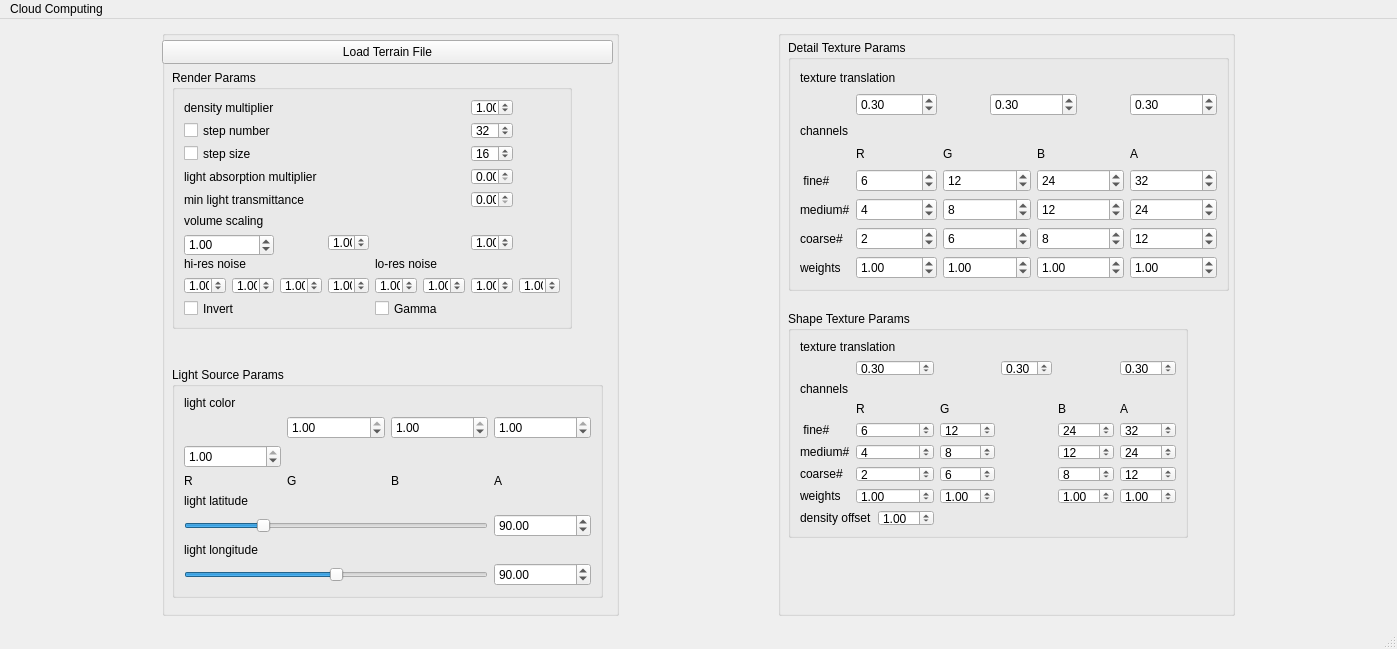
<?xml version="1.0" encoding="UTF-8"?>
<ui version="4.0">
 <class>MainWindow</class>
 <widget class="QMainWindow" name="MainWindow">
  <property name="geometry">
   <rect>
    <x>0</x>
    <y>0</y>
    <width>1397</width>
    <height>649</height>
   </rect>
  </property>
  <property name="windowTitle">
   <string>MainWindow</string>
  </property>
  <widget class="QWidget" name="centralwidget">
   <layout class="QGridLayout" name="gridLayout_5">
    <item row="0" column="1">
     <layout class="QHBoxLayout" name="screen"/>
    </item>
    <item row="0" column="2">
     <layout class="QVBoxLayout" name="rightLayout">
      <item>
       <widget class="QGroupBox" name="groupBox_6">
        <property name="minimumSize">
         <size>
          <width>457</width>
          <height>586</height>
         </size>
        </property>
        <property name="maximumSize">
         <size>
          <width>457</width>
          <height>586</height>
         </size>
        </property>
        <property name="title">
         <string/>
        </property>
        <widget class="QGroupBox" name="shapeTextureBox">
         <property name="geometry">
          <rect>
           <x>10</x>
           <y>281</y>
           <width>400</width>
           <height>227</height>
          </rect>
         </property>
         <property name="minimumSize">
          <size>
           <width>400</width>
           <height>200</height>
          </size>
         </property>
         <property name="maximumSize">
          <size>
           <width>1000</width>
           <height>2500</height>
          </size>
         </property>
         <property name="title">
          <string>Shape Texture Params</string>
         </property>
         <layout class="QGridLayout" name="gridLayout_3">
          <item row="0" column="0" colspan="3">
           <widget class="QLabel" name="label_144">
            <property name="text">
             <string>texture translation</string>
            </property>
           </widget>
          </item>
          <item row="1" column="1" colspan="2">
           <widget class="QDoubleSpinBox" name="shapeTextureTrans1_doubleSpinBox">
            <property name="maximum">
             <double>1.000000000000000</double>
            </property>
            <property name="singleStep">
             <double>0.100000000000000</double>
            </property>
            <property name="value">
             <double>0.300000000000000</double>
            </property>
           </widget>
          </item>
          <item row="1" column="4">
           <widget class="QDoubleSpinBox" name="shapeTextureTrans2_doubleSpinBox">
            <property name="maximum">
             <double>1.000000000000000</double>
            </property>
            <property name="singleStep">
             <double>0.100000000000000</double>
            </property>
            <property name="value">
             <double>0.300000000000000</double>
            </property>
           </widget>
          </item>
          <item row="1" column="6">
           <widget class="QDoubleSpinBox" name="shapeTextureTrans3_doubleSpinBox">
            <property name="maximum">
             <double>1.000000000000000</double>
            </property>
            <property name="singleStep">
             <double>0.100000000000000</double>
            </property>
            <property name="value">
             <double>0.300000000000000</double>
            </property>
           </widget>
          </item>
          <item row="2" column="0">
           <widget class="QLabel" name="label_145">
            <property name="text">
             <string>channels</string>
            </property>
           </widget>
          </item>
          <item row="3" column="1">
           <widget class="QLabel" name="label_148">
            <property name="text">
             <string>R</string>
            </property>
           </widget>
          </item>
          <item row="3" column="3">
           <widget class="QLabel" name="label_149">
            <property name="text">
             <string>G</string>
            </property>
           </widget>
          </item>
          <item row="3" column="5">
           <widget class="QLabel" name="label_150">
            <property name="text">
             <string>B</string>
            </property>
           </widget>
          </item>
          <item row="3" column="6">
           <widget class="QLabel" name="label_147">
            <property name="text">
             <string>A</string>
            </property>
           </widget>
          </item>
          <item row="4" column="0">
           <widget class="QLabel" name="label_146">
            <property name="text">
             <string> fine#</string>
            </property>
           </widget>
          </item>
          <item row="4" column="1" colspan="2">
           <widget class="QSpinBox" name="shapeTexture_fineR_spinBox">
            <property name="value">
             <number>6</number>
            </property>
           </widget>
          </item>
          <item row="4" column="3">
           <widget class="QSpinBox" name="shapeTexture_fineG_spinBox">
            <property name="value">
             <number>12</number>
            </property>
           </widget>
          </item>
          <item row="4" column="5">
           <widget class="QSpinBox" name="shapeTexture_fineB_spinBox">
            <property name="value">
             <number>24</number>
            </property>
           </widget>
          </item>
          <item row="4" column="6">
           <widget class="QSpinBox" name="shapeTexture_fineA_spinBox">
            <property name="value">
             <number>32</number>
            </property>
           </widget>
          </item>
          <item row="5" column="0">
           <widget class="QLabel" name="label_151">
            <property name="text">
             <string>medium#</string>
            </property>
           </widget>
          </item>
          <item row="5" column="1" colspan="2">
           <widget class="QSpinBox" name="shapeTexture_mediumR_spinBox">
            <property name="value">
             <number>4</number>
            </property>
           </widget>
          </item>
          <item row="5" column="3">
           <widget class="QSpinBox" name="shapeTexture_mediumG_spinBox">
            <property name="value">
             <number>8</number>
            </property>
           </widget>
          </item>
          <item row="5" column="5">
           <widget class="QSpinBox" name="shapeTexture_mediumB_spinBox">
            <property name="value">
             <number>12</number>
            </property>
           </widget>
          </item>
          <item row="5" column="6">
           <widget class="QSpinBox" name="shapeTexture_mediumA_spinBox">
            <property name="value">
             <number>24</number>
            </property>
           </widget>
          </item>
          <item row="6" column="0">
           <widget class="QLabel" name="label_152">
            <property name="text">
             <string>coarse#</string>
            </property>
           </widget>
          </item>
          <item row="6" column="1" colspan="2">
           <widget class="QSpinBox" name="shapeTexture_coarseR_spinBox">
            <property name="value">
             <number>2</number>
            </property>
           </widget>
          </item>
          <item row="6" column="3">
           <widget class="QSpinBox" name="shapeTexture_coarseG_spinBox">
            <property name="value">
             <number>6</number>
            </property>
           </widget>
          </item>
          <item row="6" column="5">
           <widget class="QSpinBox" name="shapeTexture_coarseB_spinBox">
            <property name="value">
             <number>8</number>
            </property>
           </widget>
          </item>
          <item row="6" column="6">
           <widget class="QSpinBox" name="shapeTexture_coarseA_spinBox">
            <property name="value">
             <number>12</number>
            </property>
           </widget>
          </item>
          <item row="7" column="0">
           <widget class="QLabel" name="label_153">
            <property name="text">
             <string>weights</string>
            </property>
           </widget>
          </item>
          <item row="7" column="1" colspan="2">
           <widget class="QDoubleSpinBox" name="shapeTexture_weightR_doubleSpinBox">
            <property name="maximum">
             <double>10.000000000000000</double>
            </property>
            <property name="value">
             <double>1.000000000000000</double>
            </property>
           </widget>
          </item>
          <item row="7" column="3">
           <widget class="QDoubleSpinBox" name="shapeTexture_weightG_doubleSpinBox">
            <property name="maximum">
             <double>10.000000000000000</double>
            </property>
            <property name="value">
             <double>1.000000000000000</double>
            </property>
           </widget>
          </item>
          <item row="7" column="5">
           <widget class="QDoubleSpinBox" name="shapeTexture_weightB_doubleSpinBox">
            <property name="maximum">
             <double>10.000000000000000</double>
            </property>
            <property name="value">
             <double>1.000000000000000</double>
            </property>
           </widget>
          </item>
          <item row="7" column="6">
           <widget class="QDoubleSpinBox" name="shapeTexture_weightA_doubleSpinBox">
            <property name="maximum">
             <double>10.000000000000000</double>
            </property>
            <property name="value">
             <double>1.000000000000000</double>
            </property>
           </widget>
          </item>
          <item row="8" column="0" colspan="2">
           <widget class="QLabel" name="density_offset_label">
            <property name="text">
             <string>density offset</string>
            </property>
           </widget>
          </item>
          <item row="8" column="2">
           <widget class="QDoubleSpinBox" name="shapeTexture_density_offset">
            <property name="maximum">
             <double>10.000000000000000</double>
            </property>
            <property name="value">
             <double>1.000000000000000</double>
            </property>
           </widget>
          </item>
         </layout>
        </widget>
        <widget class="QGroupBox" name="DetailTextureBox">
         <property name="geometry">
          <rect>
           <x>10</x>
           <y>10</y>
           <width>441</width>
           <height>251</height>
          </rect>
         </property>
         <property name="minimumSize">
          <size>
           <width>400</width>
           <height>200</height>
          </size>
         </property>
         <property name="maximumSize">
          <size>
           <width>1000</width>
           <height>2500</height>
          </size>
         </property>
         <property name="title">
          <string>Detail Texture Params</string>
         </property>
         <layout class="QGridLayout" name="gridLayout_2">
          <item row="2" column="0" colspan="5">
           <widget class="QLabel" name="label_135">
            <property name="text">
             <string>channels</string>
            </property>
           </widget>
          </item>
          <item row="0" column="0" colspan="5">
           <widget class="QLabel" name="label_134">
            <property name="text">
             <string>texture translation</string>
            </property>
           </widget>
          </item>
          <item row="5" column="0">
           <widget class="QLabel" name="label_141">
            <property name="text">
             <string>medium#</string>
            </property>
           </widget>
          </item>
          <item row="4" column="1" colspan="2">
           <widget class="QSpinBox" name="detailTexture_fineR_spinBox">
            <property name="value">
             <number>6</number>
            </property>
           </widget>
          </item>
          <item row="7" column="0">
           <widget class="QLabel" name="label_143">
            <property name="text">
             <string>weights</string>
            </property>
           </widget>
          </item>
          <item row="6" column="1" colspan="2">
           <widget class="QSpinBox" name="detailTexture_coarseR_spinBox">
            <property name="value">
             <number>2</number>
            </property>
           </widget>
          </item>
          <item row="4" column="0">
           <widget class="QLabel" name="label_136">
            <property name="text">
             <string> fine#</string>
            </property>
           </widget>
          </item>
          <item row="6" column="0">
           <widget class="QLabel" name="label_142">
            <property name="text">
             <string>coarse#</string>
            </property>
           </widget>
          </item>
          <item row="5" column="1" colspan="2">
           <widget class="QSpinBox" name="detailTexture_mediumR_spinBox">
            <property name="value">
             <number>4</number>
            </property>
           </widget>
          </item>
          <item row="1" column="7" colspan="2">
           <widget class="QDoubleSpinBox" name="detailTextureTrans3_doubleSpinBox">
            <property name="maximum">
             <double>1.000000000000000</double>
            </property>
            <property name="singleStep">
             <double>0.100000000000000</double>
            </property>
            <property name="value">
             <double>0.300000000000000</double>
            </property>
           </widget>
          </item>
          <item row="1" column="4" colspan="2">
           <widget class="QDoubleSpinBox" name="detailTextureTrans2_doubleSpinBox">
            <property name="maximum">
             <double>1.000000000000000</double>
            </property>
            <property name="singleStep">
             <double>0.100000000000000</double>
            </property>
            <property name="value">
             <double>0.300000000000000</double>
            </property>
           </widget>
          </item>
          <item row="7" column="1" colspan="2">
           <widget class="QDoubleSpinBox" name="detailTexture_weightR_spinBox">
            <property name="maximum">
             <double>10.000000000000000</double>
            </property>
            <property name="value">
             <double>1.000000000000000</double>
            </property>
           </widget>
          </item>
          <item row="4" column="3" colspan="2">
           <widget class="QSpinBox" name="detailTexture_fineG_spinBox">
            <property name="value">
             <number>12</number>
            </property>
           </widget>
          </item>
          <item row="5" column="3" colspan="2">
           <widget class="QSpinBox" name="detailTexture_mediumG_spinBox">
            <property name="value">
             <number>8</number>
            </property>
           </widget>
          </item>
          <item row="6" column="3" colspan="2">
           <widget class="QSpinBox" name="detailTexture_coarseG_spinBox">
            <property name="value">
             <number>6</number>
            </property>
           </widget>
          </item>
          <item row="7" column="3" colspan="2">
           <widget class="QDoubleSpinBox" name="detailTexture_weightG_spinBox">
            <property name="maximum">
             <double>10.000000000000000</double>
            </property>
            <property name="value">
             <double>1.000000000000000</double>
            </property>
           </widget>
          </item>
          <item row="4" column="5" colspan="2">
           <widget class="QSpinBox" name="detailTexture_fineB_spinBox">
            <property name="value">
             <number>24</number>
            </property>
           </widget>
          </item>
          <item row="5" column="5" colspan="2">
           <widget class="QSpinBox" name="detailTexture_mediumB_spinBox">
            <property name="value">
             <number>12</number>
            </property>
           </widget>
          </item>
          <item row="6" column="5" colspan="2">
           <widget class="QSpinBox" name="detailTexture_coarseB_spinBox">
            <property name="value">
             <number>8</number>
            </property>
           </widget>
          </item>
          <item row="7" column="5" colspan="2">
           <widget class="QDoubleSpinBox" name="detailTexture_weightB_spinBox">
            <property name="maximum">
             <double>10.000000000000000</double>
            </property>
            <property name="value">
             <double>1.000000000000000</double>
            </property>
           </widget>
          </item>
          <item row="4" column="7" colspan="2">
           <widget class="QSpinBox" name="detailTexture_fineA_spinBox">
            <property name="value">
             <number>32</number>
            </property>
           </widget>
          </item>
          <item row="5" column="7" colspan="2">
           <widget class="QSpinBox" name="detailTexture_mediumA_spinBox">
            <property name="value">
             <number>24</number>
            </property>
           </widget>
          </item>
          <item row="6" column="7" colspan="2">
           <widget class="QSpinBox" name="detailTexture_coarseA_spinBox">
            <property name="value">
             <number>12</number>
            </property>
           </widget>
          </item>
          <item row="7" column="7" colspan="2">
           <widget class="QDoubleSpinBox" name="detailTexture_weightA_spinBox">
            <property name="maximum">
             <double>10.000000000000000</double>
            </property>
            <property name="value">
             <double>1.000000000000000</double>
            </property>
           </widget>
          </item>
          <item row="1" column="1" colspan="2">
           <widget class="QDoubleSpinBox" name="detailTextureTrans1_doubleSpinBox">
            <property name="maximum">
             <double>1.000000000000000</double>
            </property>
            <property name="singleStep">
             <double>0.100000000000000</double>
            </property>
            <property name="value">
             <double>0.300000000000000</double>
            </property>
           </widget>
          </item>
          <item row="3" column="1" colspan="2">
           <widget class="QLabel" name="label_138">
            <property name="text">
             <string>R</string>
            </property>
           </widget>
          </item>
          <item row="3" column="3" colspan="2">
           <widget class="QLabel" name="label_139">
            <property name="text">
             <string>G</string>
            </property>
           </widget>
          </item>
          <item row="3" column="5" colspan="2">
           <widget class="QLabel" name="label_140">
            <property name="text">
             <string>B</string>
            </property>
           </widget>
          </item>
          <item row="3" column="7" colspan="2">
           <widget class="QLabel" name="label_137">
            <property name="text">
             <string>A</string>
            </property>
           </widget>
          </item>
         </layout>
        </widget>
       </widget>
      </item>
     </layout>
    </item>
    <item row="0" column="0">
     <layout class="QVBoxLayout" name="leftLayout">
      <item>
       <widget class="QGroupBox" name="groupBox_2">
        <property name="minimumSize">
         <size>
          <width>457</width>
          <height>586</height>
         </size>
        </property>
        <property name="maximumSize">
         <size>
          <width>457</width>
          <height>586</height>
         </size>
        </property>
        <property name="title">
         <string/>
        </property>
        <widget class="QGroupBox" name="renderBox">
         <property name="geometry">
          <rect>
           <x>10</x>
           <y>40</y>
           <width>400</width>
           <height>259</height>
          </rect>
         </property>
         <property name="minimumSize">
          <size>
           <width>400</width>
           <height>200</height>
          </size>
         </property>
         <property name="maximumSize">
          <size>
           <width>1000</width>
           <height>2500</height>
          </size>
         </property>
         <property name="title">
          <string>Render Params</string>
         </property>
         <layout class="QGridLayout" name="gridLayout">
          <item row="0" column="0" colspan="2">
           <widget class="QLabel" name="label_129">
            <property name="text">
             <string>density multiplier</string>
            </property>
           </widget>
          </item>
          <item row="0" column="6">
           <widget class="QDoubleSpinBox" name="densityMultiplier">
            <property name="value">
             <double>1.000000000000000</double>
            </property>
           </widget>
          </item>
          <item row="1" column="0" colspan="2">
           <widget class="QCheckBox" name="stepNumber_checkBox">
            <property name="text">
             <string>step number</string>
            </property>
           </widget>
          </item>
          <item row="1" column="6">
           <widget class="QSpinBox" name="stepNumber_spinBox">
            <property name="minimum">
             <number>10</number>
            </property>
            <property name="maximum">
             <number>150</number>
            </property>
            <property name="value">
             <number>32</number>
            </property>
           </widget>
          </item>
          <item row="2" column="0" colspan="2">
           <widget class="QCheckBox" name="stepSize_checkBox">
            <property name="text">
             <string>step size</string>
            </property>
           </widget>
          </item>
          <item row="2" column="6">
           <widget class="QSpinBox" name="stepSize_spinBox">
            <property name="minimum">
             <number>2</number>
            </property>
            <property name="maximum">
             <number>100</number>
            </property>
            <property name="value">
             <number>16</number>
            </property>
           </widget>
          </item>
          <item row="3" column="0" colspan="3">
           <widget class="QLabel" name="label_130">
            <property name="text">
             <string>light absorption multiplier</string>
            </property>
           </widget>
          </item>
          <item row="3" column="6">
           <widget class="QDoubleSpinBox" name="lightAborspMulti_doubleSpinBox"/>
          </item>
          <item row="4" column="6">
           <widget class="QDoubleSpinBox" name="lightTrans_doubleSpinBox"/>
          </item>
          <item row="6" column="0" colspan="2">
           <widget class="QDoubleSpinBox" name="valScaling1_doubleSpinBox">
            <property name="minimumSize">
             <size>
              <width>62</width>
              <height>22</height>
             </size>
            </property>
            <property name="value">
             <double>1.000000000000000</double>
            </property>
           </widget>
          </item>
          <item row="6" column="3">
           <widget class="QDoubleSpinBox" name="valScaling2_doubleSpinBox">
            <property name="value">
             <double>1.000000000000000</double>
            </property>
           </widget>
          </item>
          <item row="6" column="6">
           <widget class="QDoubleSpinBox" name="valScaling3_doubleSpinBox">
            <property name="value">
             <double>1.000000000000000</double>
            </property>
           </widget>
          </item>
          <item row="8" column="0">
           <widget class="QDoubleSpinBox" name="noiseScaling_hi_1_doubleSpinBox">
            <property name="value">
             <double>1.000000000000000</double>
            </property>
           </widget>
          </item>
          <item row="8" column="1">
           <widget class="QDoubleSpinBox" name="noiseScaling_hi_2_doubleSpinBox">
            <property name="value">
             <double>1.000000000000000</double>
            </property>
           </widget>
          </item>
          <item row="8" column="2">
           <widget class="QDoubleSpinBox" name="noiseScaling_hi_3_doubleSpinBox">
            <property name="value">
             <double>1.000000000000000</double>
            </property>
           </widget>
          </item>
          <item row="8" column="3">
           <widget class="QDoubleSpinBox" name="noiseScaling_hi_4_doubleSpinBox">
            <property name="value">
             <double>1.000000000000000</double>
            </property>
           </widget>
          </item>
          <item row="8" column="4">
           <widget class="QDoubleSpinBox" name="noiseScaling_lo_1_doubleSpinBox">
            <property name="value">
             <double>1.000000000000000</double>
            </property>
           </widget>
          </item>
          <item row="8" column="5">
           <widget class="QDoubleSpinBox" name="noiseScaling_lo_2_doubleSpinBox">
            <property name="value">
             <double>1.000000000000000</double>
            </property>
           </widget>
          </item>
          <item row="8" column="6">
           <widget class="QDoubleSpinBox" name="noiseScaling_lo_3_doubleSpinBox">
            <property name="value">
             <double>1.000000000000000</double>
            </property>
           </widget>
          </item>
          <item row="8" column="7">
           <widget class="QDoubleSpinBox" name="noiseScaling_lo_4_doubleSpinBox">
            <property name="value">
             <double>1.000000000000000</double>
            </property>
           </widget>
          </item>
          <item row="4" column="0" colspan="3">
           <widget class="QLabel" name="label_131">
            <property name="text">
             <string>min light transmittance</string>
            </property>
           </widget>
          </item>
          <item row="5" column="0" colspan="3">
           <widget class="QLabel" name="label_132">
            <property name="text">
             <string>volume scaling</string>
            </property>
           </widget>
          </item>
          <item row="7" column="0" colspan="2">
           <widget class="QLabel" name="label_133">
            <property name="text">
             <string>hi-res noise</string>
            </property>
           </widget>
          </item>
          <item row="7" column="4" colspan="2">
           <widget class="QLabel" name="label_155">
            <property name="text">
             <string>lo-res noise</string>
            </property>
           </widget>
          </item>
          <item row="9" column="0" colspan="2">
           <widget class="QCheckBox" name="invert_checkBox">
            <property name="text">
             <string>Invert</string>
            </property>
           </widget>
          </item>
          <item row="9" column="4" colspan="2">
           <widget class="QCheckBox" name="gamma_checkBox">
            <property name="text">
             <string>Gamma</string>
            </property>
           </widget>
          </item>
         </layout>
        </widget>
        <widget class="QPushButton" name="pushButton">
         <property name="geometry">
          <rect>
           <x>0</x>
           <y>10</y>
           <width>451</width>
           <height>24</height>
          </rect>
         </property>
         <property name="text">
          <string>Load Terrain File</string>
         </property>
        </widget>
        <widget class="QGroupBox" name="lightSourceBox">
         <property name="geometry">
          <rect>
           <x>10</x>
           <y>337</y>
           <width>431</width>
           <height>231</height>
          </rect>
         </property>
         <property name="minimumSize">
          <size>
           <width>400</width>
           <height>200</height>
          </size>
         </property>
         <property name="maximumSize">
          <size>
           <width>1000</width>
           <height>800</height>
          </size>
         </property>
         <property name="title">
          <string>Light Source Params</string>
         </property>
         <layout class="QGridLayout" name="gridLayout_4">
          <item row="5" column="3">
           <widget class="QDoubleSpinBox" name="lightLatitude_doubleSpinBox">
            <property name="minimum">
             <double>0.000000000000000</double>
            </property>
            <property name="maximum">
             <double>360.000000000000000</double>
            </property>
            <property name="value">
             <double>90.000000000000000</double>
            </property>
           </widget>
          </item>
          <item row="0" column="0" colspan="3">
           <widget class="QLabel" name="label_182">
            <property name="text">
             <string>light color</string>
            </property>
           </widget>
          </item>
          <item row="7" column="0" colspan="3">
           <widget class="QSlider" name="lightLongitude_horizontalSlider">
            <property name="maximum">
             <number>180</number>
            </property>
            <property name="value">
             <number>90</number>
            </property>
            <property name="orientation">
             <enum>Qt::Horizontal</enum>
            </property>
           </widget>
          </item>
          <item row="6" column="0" colspan="2">
           <widget class="QLabel" name="label_188">
            <property name="text">
             <string>light longitude</string>
            </property>
           </widget>
          </item>
          <item row="1" column="2">
           <widget class="QDoubleSpinBox" name="lightColor_B_doubleSpinBox">
            <property name="maximum">
             <double>1.000000000000000</double>
            </property>
            <property name="singleStep">
             <double>0.100000000000000</double>
            </property>
            <property name="value">
             <double>1.000000000000000</double>
            </property>
           </widget>
          </item>
          <item row="1" column="3">
           <widget class="QDoubleSpinBox" name="lightColor_A_doubleSpinBox">
            <property name="maximum">
             <double>1.000000000000000</double>
            </property>
            <property name="singleStep">
             <double>0.100000000000000</double>
            </property>
            <property name="value">
             <double>1.000000000000000</double>
            </property>
           </widget>
          </item>
          <item row="3" column="2">
           <widget class="QLabel" name="label_185">
            <property name="text">
             <string>B</string>
            </property>
           </widget>
          </item>
          <item row="1" column="1">
           <widget class="QDoubleSpinBox" name="lightColor_G_doubleSpinBox">
            <property name="maximum">
             <double>1.000000000000000</double>
            </property>
            <property name="singleStep">
             <double>0.100000000000000</double>
            </property>
            <property name="value">
             <double>1.000000000000000</double>
            </property>
           </widget>
          </item>
          <item row="4" column="0" colspan="2">
           <widget class="QLabel" name="label_187">
            <property name="text">
             <string>light latitude</string>
            </property>
           </widget>
          </item>
          <item row="3" column="0">
           <widget class="QLabel" name="label_183">
            <property name="text">
             <string>R</string>
            </property>
           </widget>
          </item>
          <item row="3" column="1">
           <widget class="QLabel" name="label_184">
            <property name="text">
             <string>G</string>
            </property>
           </widget>
          </item>
          <item row="7" column="3">
           <widget class="QDoubleSpinBox" name="lightLongitude_doubleSpinBox">
            <property name="value">
             <double>90.000000000000000</double>
            </property>
           </widget>
          </item>
          <item row="3" column="3">
           <widget class="QLabel" name="label_186">
            <property name="text">
             <string>A</string>
            </property>
           </widget>
          </item>
          <item row="5" column="0" colspan="3">
           <widget class="QSlider" name="lightLatitude_horizontalSlider">
            <property name="maximum">
             <number>360</number>
            </property>
            <property name="value">
             <number>90</number>
            </property>
            <property name="orientation">
             <enum>Qt::Horizontal</enum>
            </property>
           </widget>
          </item>
          <item row="2" column="0">
           <widget class="QDoubleSpinBox" name="lightColor_R_doubleSpinBox">
            <property name="maximum">
             <double>1.000000000000000</double>
            </property>
            <property name="singleStep">
             <double>0.100000000000000</double>
            </property>
            <property name="value">
             <double>1.000000000000000</double>
            </property>
           </widget>
          </item>
         </layout>
        </widget>
       </widget>
      </item>
     </layout>
    </item>
   </layout>
  </widget>
  <widget class="QMenuBar" name="menubar">
   <property name="geometry">
    <rect>
     <x>0</x>
     <y>0</y>
     <width>1397</width>
     <height>17</height>
    </rect>
   </property>
   <widget class="QMenu" name="menuCloud">
    <property name="title">
     <string>Cloud Computing</string>
    </property>
   </widget>
   <addaction name="menuCloud"/>
  </widget>
  <widget class="QStatusBar" name="statusbar"/>
 </widget>
 <resources/>
 <connections/>
</ui>
